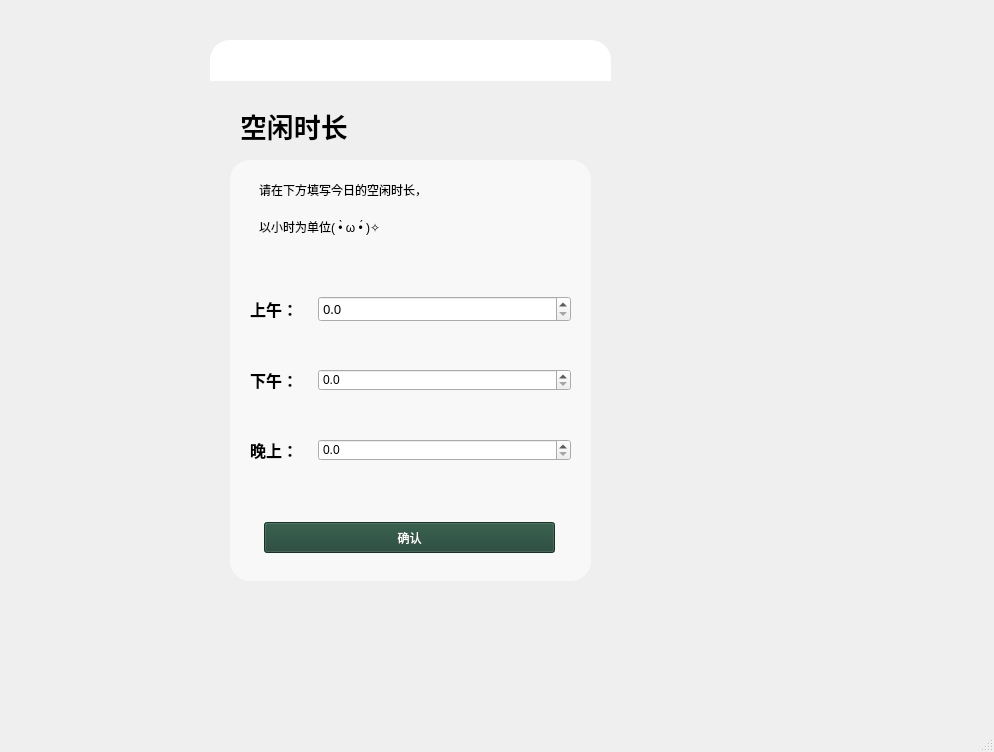
<?xml version="1.0" encoding="UTF-8"?>
<ui version="4.0">
 <class>FreeTimeWindow</class>
 <widget class="QMainWindow" name="FreeTimeWindow">
  <property name="geometry">
   <rect>
    <x>0</x>
    <y>0</y>
    <width>994</width>
    <height>752</height>
   </rect>
  </property>
  <property name="sizePolicy">
   <sizepolicy hsizetype="Preferred" vsizetype="Preferred">
    <horstretch>4</horstretch>
    <verstretch>0</verstretch>
   </sizepolicy>
  </property>
  <property name="windowTitle">
   <string>MainWindow</string>
  </property>
  <widget class="QWidget" name="centralwidget">
   <widget class="QFrame" name="frame_whole">
    <property name="geometry">
     <rect>
      <x>210</x>
      <y>40</y>
      <width>401</width>
      <height>571</height>
     </rect>
    </property>
    <property name="styleSheet">
     <string notr="true">QFrame#frame_whole{
border-radius:20px;
	border-image: url(:/pictures/pictures/login_background.jpg);
}</string>
    </property>
    <property name="frameShape">
     <enum>QFrame::StyledPanel</enum>
    </property>
    <property name="frameShadow">
     <enum>QFrame::Raised</enum>
    </property>
    <widget class="QLabel" name="label_4">
     <property name="geometry">
      <rect>
       <x>30</x>
       <y>60</y>
       <width>221</width>
       <height>51</height>
      </rect>
     </property>
     <property name="minimumSize">
      <size>
       <width>211</width>
       <height>41</height>
      </size>
     </property>
     <property name="font">
      <font>
       <family>微软雅黑</family>
       <pointsize>20</pointsize>
       <weight>75</weight>
       <bold>true</bold>
      </font>
     </property>
     <property name="styleSheet">
      <string notr="true"/>
     </property>
     <property name="text">
      <string>空闲时长</string>
     </property>
    </widget>
    <widget class="QPushButton" name="pushButton_free_ensure">
     <property name="geometry">
      <rect>
       <x>54</x>
       <y>482</y>
       <width>291</width>
       <height>31</height>
      </rect>
     </property>
     <property name="styleSheet">
      <string notr="true">background-color: rgb(31, 68, 53);
color: rgb(255, 255, 255);
font: 11pt &quot;微软雅黑&quot;;</string>
     </property>
     <property name="text">
      <string>确认</string>
     </property>
    </widget>
    <widget class="QFrame" name="frame">
     <property name="geometry">
      <rect>
       <x>40</x>
       <y>130</y>
       <width>321</width>
       <height>71</height>
      </rect>
     </property>
     <property name="minimumSize">
      <size>
       <width>231</width>
       <height>51</height>
      </size>
     </property>
     <property name="styleSheet">
      <string notr="true">font: 12pt &quot;微软雅黑&quot;;</string>
     </property>
     <layout class="QVBoxLayout" name="verticalLayout_2">
      <property name="spacing">
       <number>20</number>
      </property>
      <item>
       <widget class="QLabel" name="label_5">
        <property name="minimumSize">
         <size>
          <width>269</width>
          <height>22</height>
         </size>
        </property>
        <property name="text">
         <string>请在下方填写今日的空闲时长，</string>
        </property>
       </widget>
      </item>
      <item>
       <widget class="QLabel" name="label_6">
        <property name="minimumSize">
         <size>
          <width>269</width>
          <height>21</height>
         </size>
        </property>
        <property name="text">
         <string>以小时为单位( •̀ ω •́ )✧</string>
        </property>
       </widget>
      </item>
     </layout>
    </widget>
    <widget class="QWidget" name="layoutWidget">
     <property name="geometry">
      <rect>
       <x>40</x>
       <y>210</y>
       <width>321</width>
       <height>261</height>
      </rect>
     </property>
     <layout class="QVBoxLayout" name="verticalLayout">
      <property name="spacing">
       <number>0</number>
      </property>
      <item>
       <layout class="QHBoxLayout" name="horizontalLayout">
        <property name="spacing">
         <number>0</number>
        </property>
        <item>
         <widget class="QLabel" name="label">
          <property name="sizePolicy">
           <sizepolicy hsizetype="Expanding" vsizetype="Preferred">
            <horstretch>4</horstretch>
            <verstretch>0</verstretch>
           </sizepolicy>
          </property>
          <property name="font">
           <font>
            <family>微软雅黑</family>
            <pointsize>12</pointsize>
            <weight>75</weight>
            <bold>true</bold>
           </font>
          </property>
          <property name="styleSheet">
           <string notr="true">background-color: transparent;</string>
          </property>
          <property name="text">
           <string>上午：</string>
          </property>
         </widget>
        </item>
        <item>
         <widget class="QDoubleSpinBox" name="doubleSpinBox_free_morning">
          <property name="sizePolicy">
           <sizepolicy hsizetype="Expanding" vsizetype="Fixed">
            <horstretch>15</horstretch>
            <verstretch>0</verstretch>
           </sizepolicy>
          </property>
          <property name="font">
           <font>
            <family>微软雅黑</family>
            <pointsize>10</pointsize>
            <weight>50</weight>
            <italic>false</italic>
            <bold>false</bold>
           </font>
          </property>
          <property name="styleSheet">
           <string notr="true">font: 10pt &quot;微软雅黑&quot;;</string>
          </property>
          <property name="decimals">
           <number>1</number>
          </property>
          <property name="singleStep">
           <double>0.500000000000000</double>
          </property>
         </widget>
        </item>
       </layout>
      </item>
      <item>
       <layout class="QHBoxLayout" name="horizontalLayout_3">
        <property name="spacing">
         <number>0</number>
        </property>
        <item>
         <widget class="QLabel" name="label_2">
          <property name="sizePolicy">
           <sizepolicy hsizetype="Expanding" vsizetype="Preferred">
            <horstretch>4</horstretch>
            <verstretch>0</verstretch>
           </sizepolicy>
          </property>
          <property name="font">
           <font>
            <family>微软雅黑</family>
            <pointsize>12</pointsize>
            <weight>75</weight>
            <bold>true</bold>
           </font>
          </property>
          <property name="text">
           <string>下午：</string>
          </property>
         </widget>
        </item>
        <item>
         <widget class="QDoubleSpinBox" name="doubleSpinBox_free_afternoon">
          <property name="sizePolicy">
           <sizepolicy hsizetype="Expanding" vsizetype="Fixed">
            <horstretch>15</horstretch>
            <verstretch>0</verstretch>
           </sizepolicy>
          </property>
          <property name="styleSheet">
           <string notr="true">font: 10pt &quot;微软雅黑&quot;;</string>
          </property>
          <property name="decimals">
           <number>1</number>
          </property>
          <property name="singleStep">
           <double>0.500000000000000</double>
          </property>
         </widget>
        </item>
       </layout>
      </item>
      <item>
       <layout class="QHBoxLayout" name="horizontalLayout_2">
        <property name="spacing">
         <number>0</number>
        </property>
        <item>
         <widget class="QLabel" name="label_3">
          <property name="sizePolicy">
           <sizepolicy hsizetype="Expanding" vsizetype="Preferred">
            <horstretch>4</horstretch>
            <verstretch>0</verstretch>
           </sizepolicy>
          </property>
          <property name="font">
           <font>
            <family>微软雅黑</family>
            <pointsize>12</pointsize>
            <weight>75</weight>
            <bold>true</bold>
           </font>
          </property>
          <property name="text">
           <string>晚上：</string>
          </property>
         </widget>
        </item>
        <item>
         <widget class="QDoubleSpinBox" name="doubleSpinBox_free_night">
          <property name="sizePolicy">
           <sizepolicy hsizetype="Expanding" vsizetype="Fixed">
            <horstretch>15</horstretch>
            <verstretch>0</verstretch>
           </sizepolicy>
          </property>
          <property name="styleSheet">
           <string notr="true">font: 10pt &quot;微软雅黑&quot;;</string>
          </property>
          <property name="decimals">
           <number>1</number>
          </property>
          <property name="singleStep">
           <double>0.500000000000000</double>
          </property>
         </widget>
        </item>
       </layout>
      </item>
     </layout>
    </widget>
    <widget class="QLabel" name="label_7">
     <property name="geometry">
      <rect>
       <x>0</x>
       <y>0</y>
       <width>401</width>
       <height>41</height>
      </rect>
     </property>
     <property name="styleSheet">
      <string notr="true">background-color: rgb(255, 255, 255);
border-top-left-radius:20px;
border-top-right-radius:20px;</string>
     </property>
     <property name="text">
      <string/>
     </property>
    </widget>
    <widget class="QLabel" name="label_8">
     <property name="geometry">
      <rect>
       <x>20</x>
       <y>120</y>
       <width>361</width>
       <height>421</height>
      </rect>
     </property>
     <property name="styleSheet">
      <string notr="true">background-color: rgba(255, 255, 255, 150);
border-radius:20px;</string>
     </property>
     <property name="text">
      <string/>
     </property>
    </widget>
    <widget class="QFrame" name="frame_close_and_mini">
     <property name="geometry">
      <rect>
       <x>290</x>
       <y>0</y>
       <width>101</width>
       <height>41</height>
      </rect>
     </property>
     <layout class="QHBoxLayout" name="horizontalLayout_4">
      <item>
       <widget class="QPushButton" name="pushButton_minimize">
        <property name="styleSheet">
         <string notr="true">QPushButton#pushButton_minimize{
border:none;
}
QPushButton:hover{
padding-left:5px;
padding-top:5px;
}</string>
        </property>
        <property name="text">
         <string/>
        </property>
        <property name="icon">
         <iconset resource="res.qrc">
          <normaloff>:/icons/icons/24gl-minimization.png</normaloff>:/icons/icons/24gl-minimization.png</iconset>
        </property>
        <property name="iconSize">
         <size>
          <width>20</width>
          <height>20</height>
         </size>
        </property>
       </widget>
      </item>
      <item>
       <widget class="QPushButton" name="pushButton_close">
        <property name="styleSheet">
         <string notr="true">QPushButton#pushButton_close{
border:none;
}
QPushButton:hover{
padding-left:5px;
padding-top:5px;
}</string>
        </property>
        <property name="text">
         <string/>
        </property>
        <property name="icon">
         <iconset resource="res.qrc">
          <normaloff>:/icons/icons/Close.png</normaloff>:/icons/icons/Close.png</iconset>
        </property>
        <property name="iconSize">
         <size>
          <width>20</width>
          <height>20</height>
         </size>
        </property>
       </widget>
      </item>
     </layout>
    </widget>
    <zorder>label_8</zorder>
    <zorder>label_4</zorder>
    <zorder>pushButton_free_ensure</zorder>
    <zorder>frame</zorder>
    <zorder>layoutWidget</zorder>
    <zorder>label_7</zorder>
    <zorder>pushButton_close</zorder>
    <zorder>pushButton_minimize</zorder>
   </widget>
  </widget>
  <widget class="QStatusBar" name="statusbar"/>
 </widget>
 <resources>
  <include location="res.qrc"/>
 </resources>
 <connections>
  <connection>
   <sender>pushButton_close</sender>
   <signal>clicked()</signal>
   <receiver>FreeTimeWindow</receiver>
   <slot>close()</slot>
   <hints>
    <hint type="sourcelabel">
     <x>599</x>
     <y>59</y>
    </hint>
    <hint type="destinationlabel">
     <x>710</x>
     <y>78</y>
    </hint>
   </hints>
  </connection>
  <connection>
   <sender>pushButton_minimize</sender>
   <signal>clicked()</signal>
   <receiver>FreeTimeWindow</receiver>
   <slot>showMinimized()</slot>
   <hints>
    <hint type="sourcelabel">
     <x>533</x>
     <y>58</y>
    </hint>
    <hint type="destinationlabel">
     <x>407</x>
     <y>31</y>
    </hint>
   </hints>
  </connection>
 </connections>
</ui>
